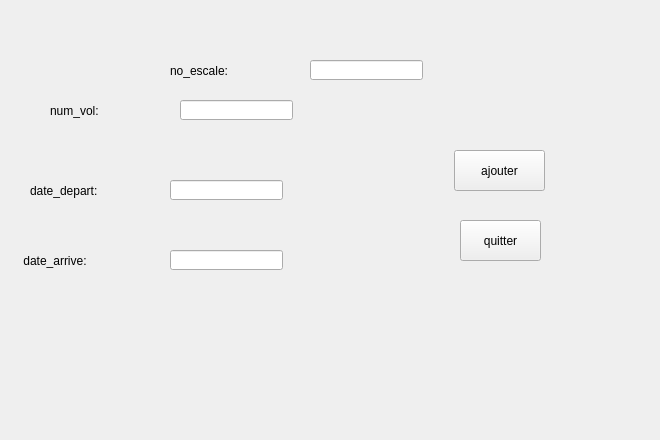
      <widget class="QWidget" name="tab_6">
       <attribute name="title">
        <string>ajouter</string>
       </attribute>
       <widget class="QLabel" name="label_14">
        <property name="geometry">
         <rect>
          <x>0</x>
          <y>-10</y>
          <width>651</width>
          <height>431</height>
         </rect>
        </property>
        <property name="text">
         <string/>
        </property>
        <property name="pixmap">
         <pixmap>../../avis-lufthansa-vol-inde.jpg</pixmap>
        </property>
       </widget>
       <widget class="QLabel" name="label_18">
        <property name="geometry">
         <rect>
          <x>170</x>
          <y>30</y>
          <width>131</width>
          <height>81</height>
         </rect>
        </property>
        <property name="text">
         <string>no_escale:</string>
        </property>
       </widget>
       <widget class="QLineEdit" name="lineEdit_14">
        <property name="geometry">
         <rect>
          <x>310</x>
          <y>60</y>
          <width>113</width>
          <height>20</height>
         </rect>
        </property>
       </widget>
       <widget class="QLabel" name="label_23">
        <property name="geometry">
         <rect>
          <x>50</x>
          <y>90</y>
          <width>91</width>
          <height>41</height>
         </rect>
        </property>
        <property name="text">
         <string>num_vol:</string>
        </property>
       </widget>
       <widget class="QLineEdit" name="lineEdit_17">
        <property name="geometry">
         <rect>
          <x>180</x>
          <y>100</y>
          <width>113</width>
          <height>20</height>
         </rect>
        </property>
       </widget>
       <widget class="QLabel" name="label_27">
        <property name="geometry">
         <rect>
          <x>30</x>
          <y>170</y>
          <width>131</width>
          <height>41</height>
         </rect>
        </property>
        <property name="text">
         <string>date_depart:</string>
        </property>
       </widget>
       <widget class="QLabel" name="label_28">
        <property name="geometry">
         <rect>
          <x>20</x>
          <y>240</y>
          <width>131</width>
          <height>41</height>
         </rect>
        </property>
        <property name="text">
         <string> date_arrive:</string>
        </property>
       </widget>
       <widget class="QLineEdit" name="lineEdit_18">
        <property name="geometry">
         <rect>
          <x>170</x>
          <y>180</y>
          <width>113</width>
          <height>20</height>
         </rect>
        </property>
       </widget>
       <widget class="QLineEdit" name="lineEdit_19">
        <property name="geometry">
         <rect>
          <x>170</x>
          <y>250</y>
          <width>113</width>
          <height>20</height>
         </rect>
        </property>
       </widget>
       <widget class="QPushButton" name="pushButton_ajouteres">
        <property name="geometry">
         <rect>
          <x>454</x>
          <y>150</y>
          <width>91</width>
          <height>41</height>
         </rect>
        </property>
        <property name="text">
         <string>ajouter</string>
        </property>
       </widget>
       <widget class="QPushButton" name="pushButton_3">
        <property name="geometry">
         <rect>
          <x>460</x>
          <y>220</y>
          <width>81</width>
          <height>41</height>
         </rect>
        </property>
        <property name="text">
         <string>quitter</string>
        </property>
       </widget>
      </widget>
